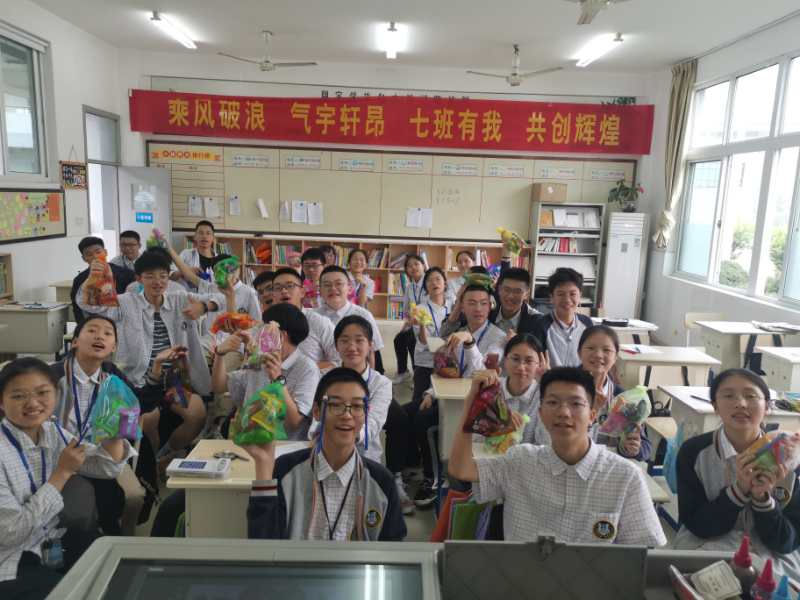
#> input picture 牛艾杯/代码/人脸/1.jpg, 800 x 600 px
$ python 1.py
#> lines starting #> are read from the running program, lines starting #| are printed output that depends on the picture
import cv2 as cv
import matplotlib.pyplot as plt
img = cv.imread('./1.jpg',0)
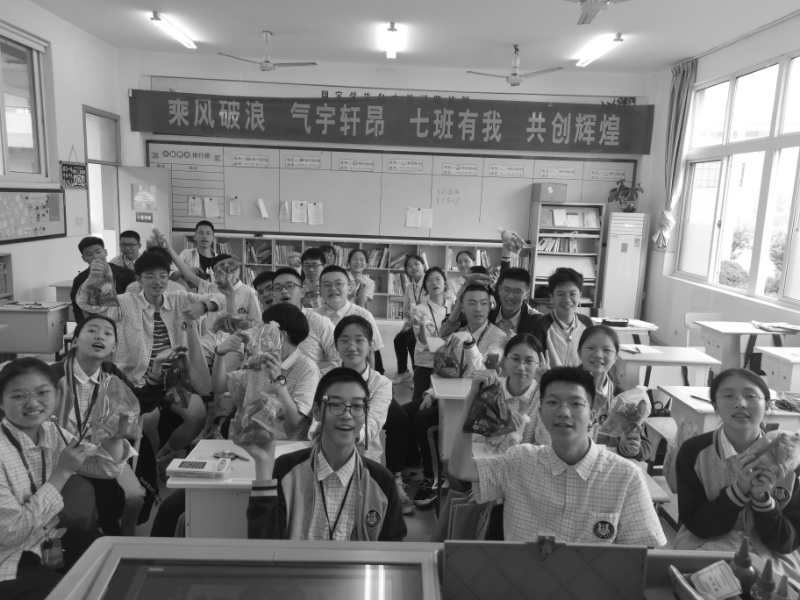
#> img: shape (600, 800); min 0, max 255, mean 126.2
cv.imshow('image',img)
#> (the run stopped early here; a loop or call above may not have finished)
